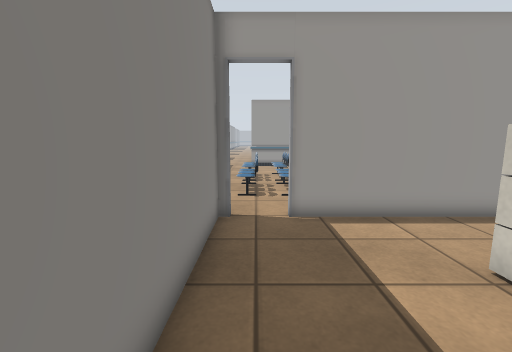
view 1 (above)

24 first-person views from a walk through a robot-simulator world made for Gazebo. The camera is 1.2 m above the floor, tilts 8° down and sees 90° across. The floor is counted in squares, 0.5 m on a side. Each view is taken from the middle of a square. On the plan, view 1 faces up. The plan holds only what a view shows up to about 17 squares ahead; the rest is blank. The place goes on beyond the plan. Some surface patterns are stand-ins.

view 2
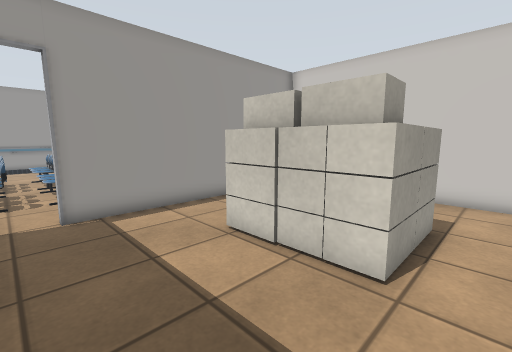

view 3
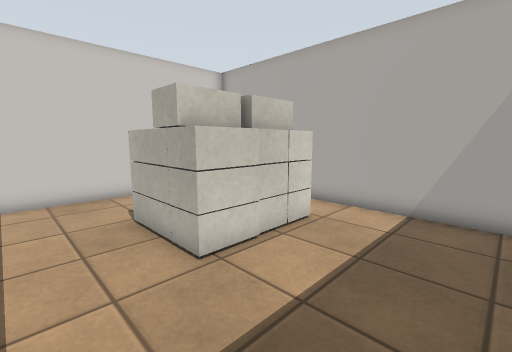

view 4
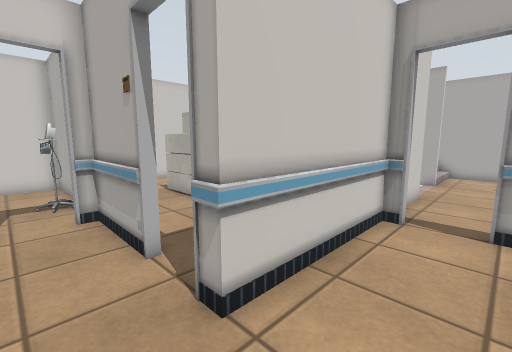

view 5
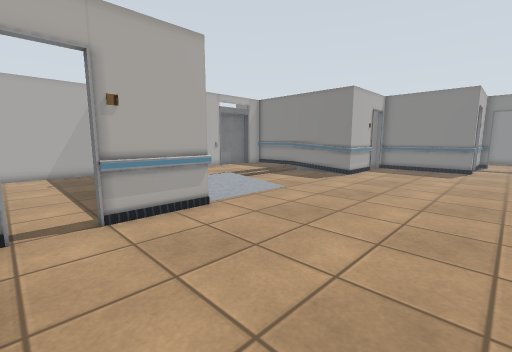

view 6
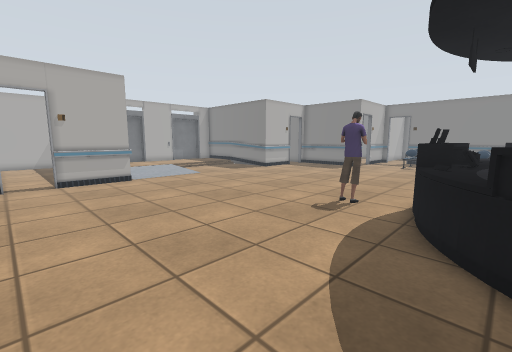

view 7
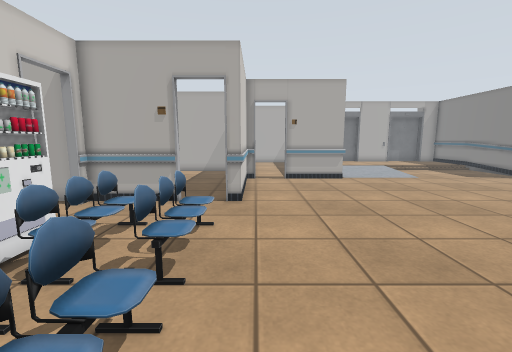

view 8
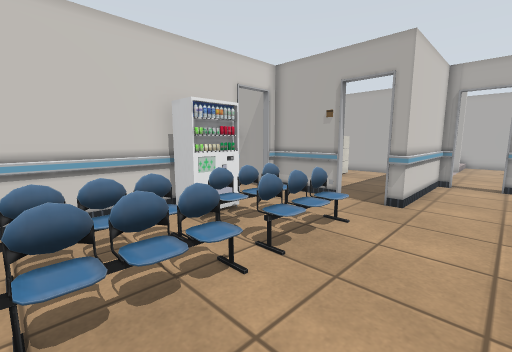

view 9
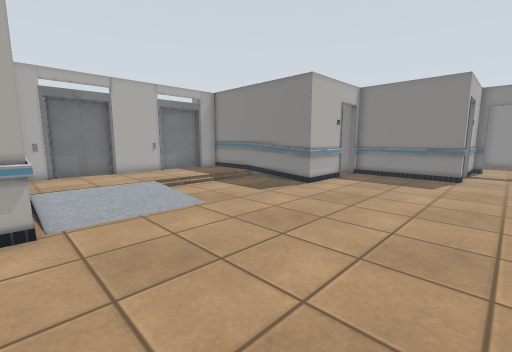

view 10
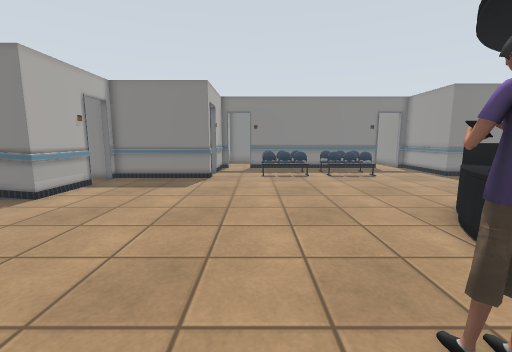

view 11
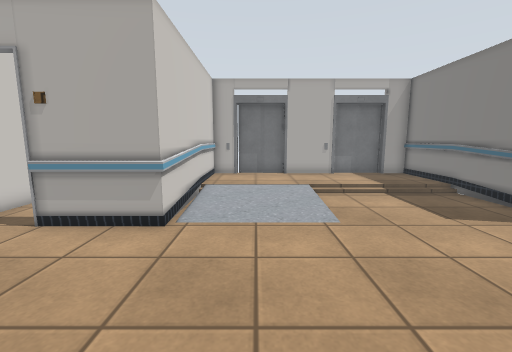

view 12
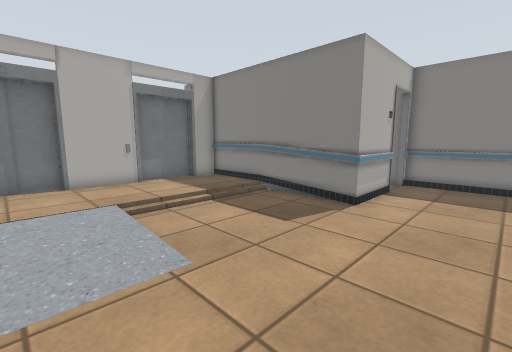

view 13
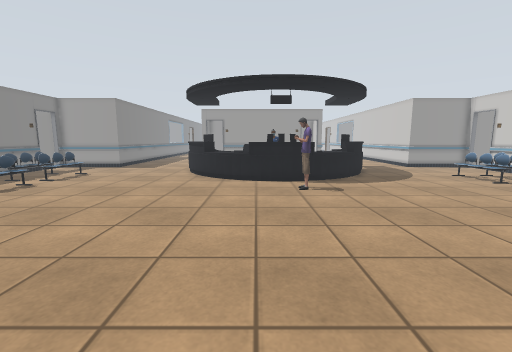

view 14
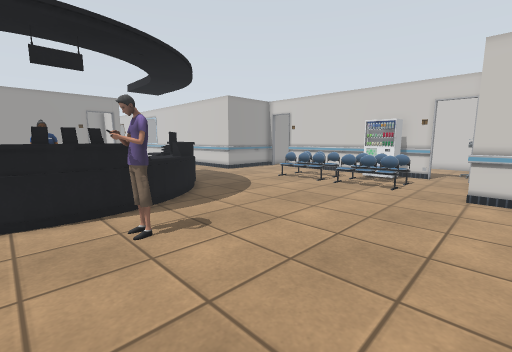

view 15
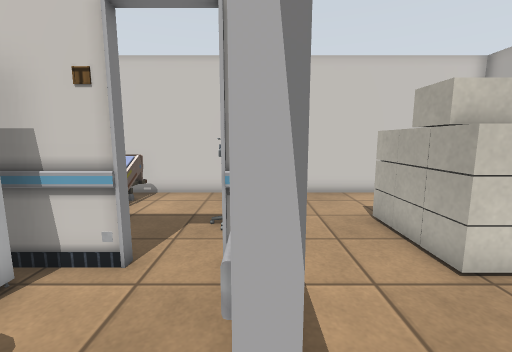

view 16
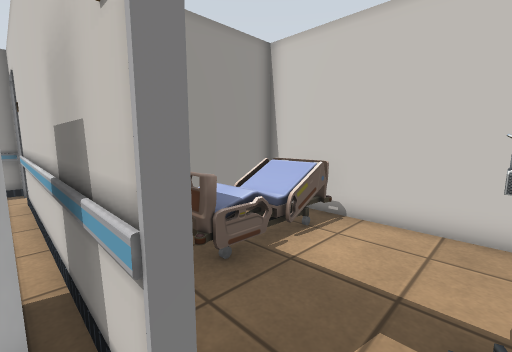

view 17
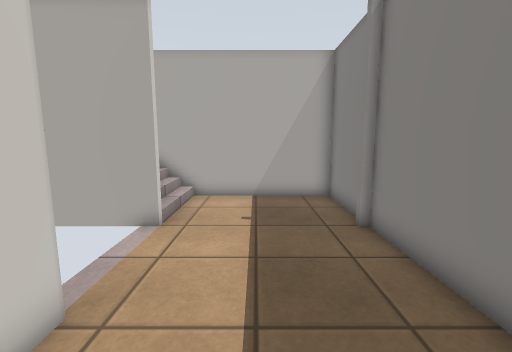

view 18
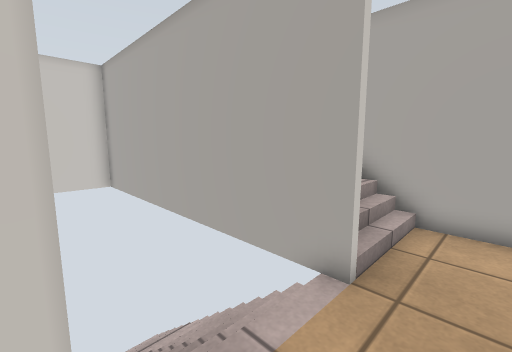

view 19
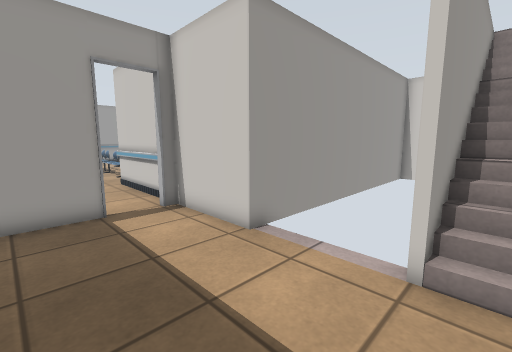

view 20
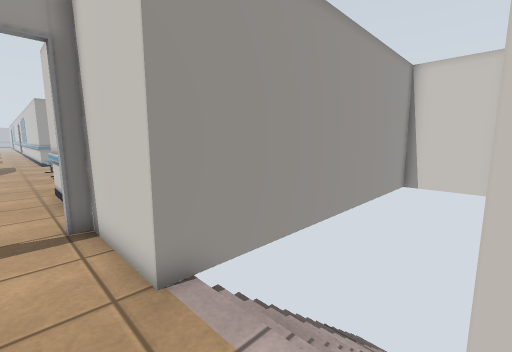

view 21
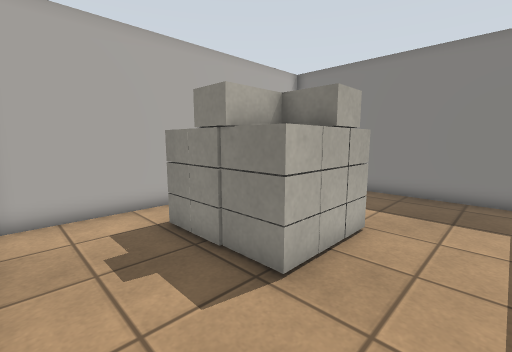

view 22
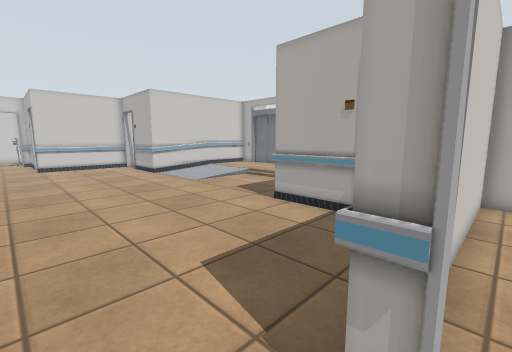

view 23
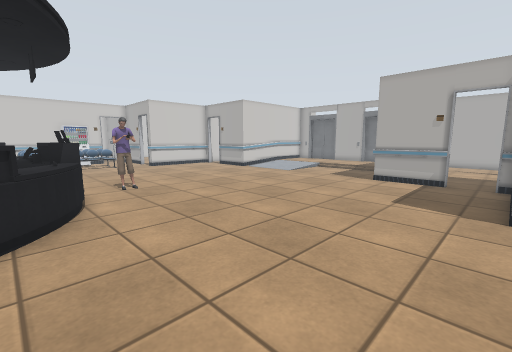

view 24
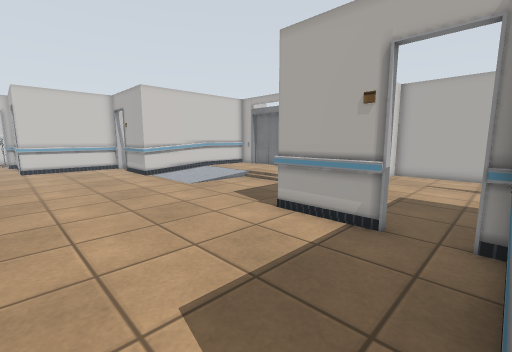

### Floor plan
Key: @ floor where view 1 was taken; # wall or solid block; . main floor; : floor 0.25 m higher than the main floor; = window, fence, low wall or low ledge; v drop or lower ground; C chair; M monitor; P person; E vending machine; L door leaf; O other object.
Columns run from 26 left of view 1 to 12 right of it. Each row starts with its distance up from view 1.
 18 O.......PPPPPPPPPPPP.....CCCC.=#
 17 O........PPPPPPPPPP......CCCC.=#
 16 O..........PPPPPP........CCCC.=#  #####
 15 .........................CCCC.=#   OOO#
 14 O.............PP.........CCCCEE# OOOOO#
 13 O.............P..........CCCCE #OOOOOO#
 12 O........................CCCCEE#..... #
 11  ........................CCCC.=#..... #
 10 .....................................#
  9 .................................M...##
  8 .#......................=#..###########
  7 .#......................=#............#
  6 .#......................=#............#
  5 .#......................=#............#
  4 .#......................=#....OOOOO...#
  3 .#......................=#....OOOOO...#
  2 .#..####..........=####.##....OO  O...#
  1 .#..   #......    =#.....#....OOO O...#
  0 .#...  #......    =#.....#@....OOO....#
 -1 .#...  #......    =#.....#............#
 -2 ##...  #......    =#.....##############
 -3   .... #::::::::::=#......vvvvvvv
 -4   .... #::::::::::=#......vvvvvv
 -5   .... #::::::::::=#......vvvvvvv
 -6   .... #::::::::::=#.....#########
 -7   .....##LL####LL###.....=##
 -8   .....#         O #.....=#
 -9   .....#           #.....=#
-10   ######           ########

Where each view was taken, in squares from view 1:
view 1: 0 up, 0 right, facing up
view 2: 1 down, 0 right, facing up-right
view 3: 7 up, 0 right, facing down-right
view 4: 10 up, 4 left, facing down-right
view 5: 10 up, 2 left, facing down-left
view 6: 18 up, 2 left, facing down-left
view 7: 18 up, 2 left, facing down
view 8: 18 up, 4 left, facing down-right
view 9: 10 up, 7 left, facing down-left
view 10: 11 up, 9 left, facing left
view 11: 9 up, 10 left, facing down
view 12: 6 up, 10 left, facing down-left
view 13: 1 up, 14 left, facing up
view 14: 7 up, 14 left, facing up-right
view 15: 8 up, 0 right, facing right
view 16: 9 up, 4 right, facing up-right
view 17: 1 up, 4 left, facing down
view 18: 2 down, 3 left, facing down-right
view 19: 7 down, 6 left, facing up-right
view 20: 6 down, 3 left, facing up-right
view 21: 7 up, 11 right, facing down-left
view 22: 10 up, 26 left, facing down-right
view 23: 18 up, 25 left, facing down-right
view 24: 9 up, 25 left, facing down-right
